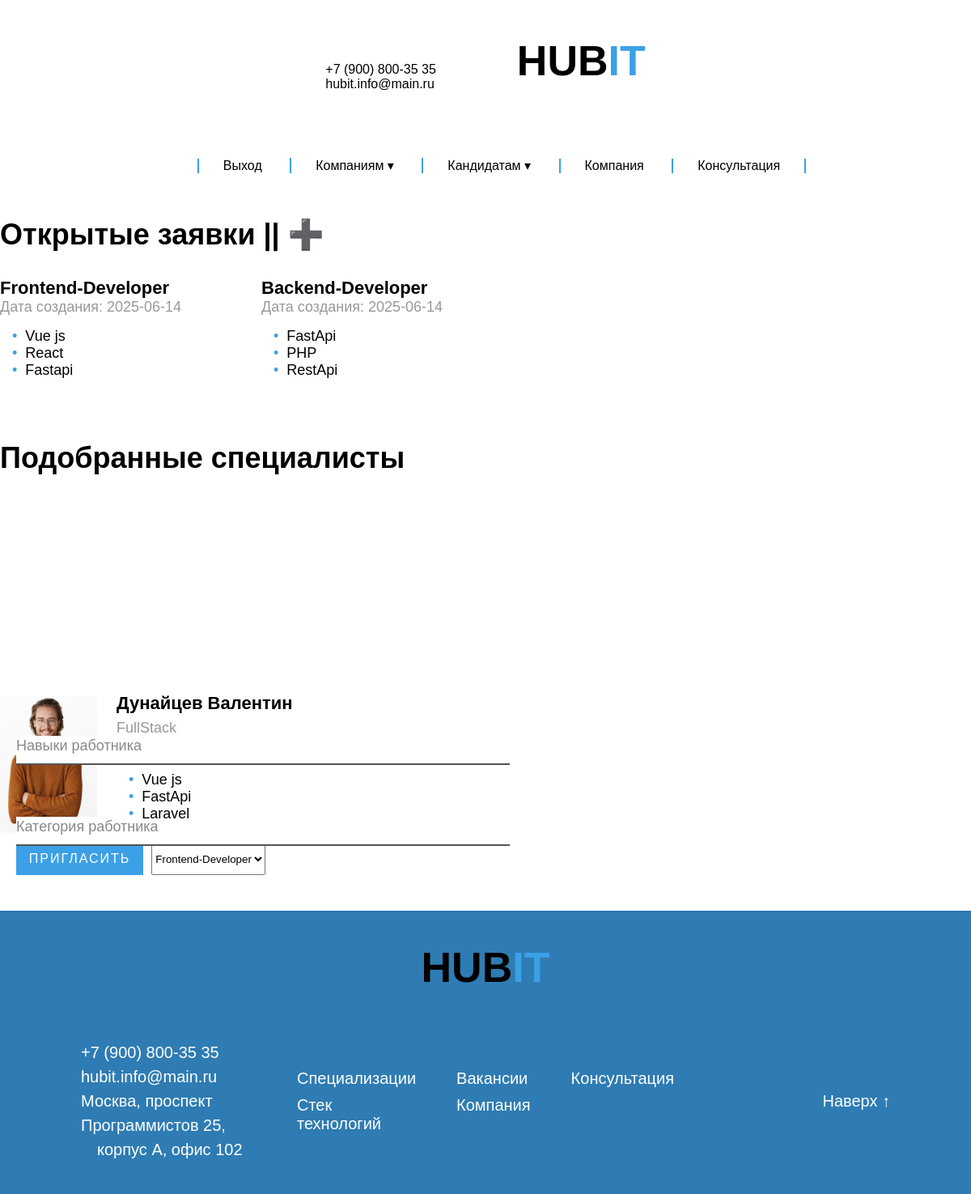
The page /client-account.php (signed in) on the database its author committed.
### tables this page shows
CREATE TABLE `Requests` (
  `id` int NOT NULL,
  `position` varchar(256) NOT NULL,
  `skills` varchar(400) NOT NULL,
  `createdAt` date NOT NULL,
  `client_id` int NOT NULL
);

CREATE TABLE `ContactForm` (
  `id` int NOT NULL,
  `nameSername` char(35) NOT NULL,
  `phone` char(20) NOT NULL,
  `email` char(100) NOT NULL,
  `skills` varchar(400) NOT NULL,
  `cityFor` char(30) NOT NULL,
  `reason` varchar(400) NOT NULL,
  `position` char(30) NOT NULL,
  `salary` float NOT NULL,
  `photo_path` varchar(64) NOT NULL,
  `status` varchar(20) NOT NULL
);

### client-account.php (the view, shortened to what this page needs)
<?php
require_once 'back/connect.php';
?>
<!DOCTYPE html>
<html lang="ru">
<head>
    <link rel="stylesheet" href="assets/css/style.css">
    <link rel="stylesheet" href="https://cdn.jsdelivr.net/npm/material-design-lite/material.min.css">
</head>
<body>
    <header id="header">
        <div class="header-conteiner">
            <div class="container-logo">
                <div>
                    <a href="tel:+79008003535">+7 (900) 800-35 35</a>
                    <br>
                    hubit.info@main.ru
                </div>
                <div class="header-logo">
                    <strong>HUB</strong><strong style="color: #3CA0E7;">IT</strong>
                </div>
            </div>
            <nav role="navigation" class="primary-navigation">
                <ul>
                    <li><a href="back/user/logout.php">Выход</a></li>
                    <li><a href="index.php">Компаниям &dtrif;</a>
                    </li>
                    <li><a href="#">Кандидатам &dtrif;</a>
                    </li>
                    <li><a href="index.php#about-company">Компания</a></li>
                    <li style="border-right: 2px solid #3ca0e7;"><a href="index.php#form-cons">Консультация</a></li>
                </ul>
            </nav>
        </div>
    </header>
    <main>
        <div class="main-container">
            <div class="applications-cards">
                <h3>Открытые заявки || <a href="request.php" style="text-decoration: none;">&#10133;</a></h3>
                <div class="applications-items">
                    <?php
                    $userid = $_SESSION['user']['id'];
                    $queryRequests = "SELECT * FROM Requests WHERE client_id = '$userid'";
                    $resultReq = mysqli_query($connect, $queryRequests);
                    $countReqRow =  mysqli_num_rows($resultReq);
                    if (mysqli_num_rows($resultReq) > 0):
                    ?>
                        <?php while ($row = mysqli_fetch_assoc($resultReq)):
                            $skillsArray = json_decode($row['skills'], true);
                            $skills = array_slice($skillsArray, 0, 3);
                        ?>
                            <div class="applications-item">
                                <div class="applications-description">
                                    <h2 style="width: 300px;"><?php echo $row['position']; ?></h2>
                                    <div>
                                        <div class="item-info">
                                            <span>Дата создания: <?php echo $row['createdAt']; ?></span>
                                        </div>
                                        <ul class='list-style-one mdl-tabs__panel-text'>
                                            <?php foreach ($skills as $skill): ?>
                                                <li><?= htmlspecialchars(trim($skill)) ?></li>
                                            <?php endforeach; ?>
                                        </ul>
                                    </div>
                                </div>
                            </div>
                        <?php endwhile; ?>
                    <?php else: ?>
                        <p>Нет активных заявкок</p>
                    <?php endif; ?>
                </div>
                <div class="selected-specialists">
                    <h3>Подобранные специалисты</h3>
                    <?php if($countReqRow > 0): ?>
                    <div class="formCons-in-touch specialization">
                        <div class="contact-form col">
                            <div class="form-field col" style="width: 100%;">
                                <input id="skills" name="skills" class="input-text js-input" type="text" required>
                                <label class="label" for="skills">Навыки работника</label>
                            </div>
                            <div class="form-field col" style="width: 100%;">
                                <input id="category" name="category" class="input-text js-input" type="text" required>
                                <label class="label" for="category">Категория работника</label>
                            </div>
                        </div>
                    </div>
                    <?php
                    $query = "SELECT id, nameSername, skills, position, salary, photo_path FROM ContactForm WHERE status = 'job'";
                    $result = mysqli_query($connect, $query);
                    if (mysqli_num_rows($result) > 0): ?>
                        <div class="specialists-items">
                            <?php while ($row = mysqli_fetch_assoc($result)):
                                $skillsArray = json_decode($row['skills'], true);
                                $skills = array_slice($skillsArray, 0, 3);
                            ?>
                                <div class="specialization-item" data-position="<?= htmlspecialchars(strtolower($row['position'])) ?>"
                                    data-skills="<?= htmlspecialchars(strtolower(implode(',', $skills))) ?>">
                                    <div class="item-img">
                                    </div>
                                    <div class="item-description">
                                        <h2 style="width: 300px;"> <a href='specialist-vacancy.php?id=<?php echo $row['id']; ?>'><?= htmlspecialchars($row['nameSername']) ?></a></h2>
                                        <div>
                                            <div class="item-info">
                                                <span><?= htmlspecialchars($row['position']) ?></span>
                                                <span><?= number_format($row['salary'], 0, ',', ' ') ?> ₽ (руб/мес)</span>
                                            </div>
                                            <ul class="list-style-one mdl-tabs__panel-text">
                                                <?php foreach ($skills as $skill): ?>
                                                    <li><?= htmlspecialchars(trim($skill)) ?></li>
                                                <?php endforeach; ?>
                                            </ul>
                                            <?php
                                            $specId = $row['id'];
                                            $queryState = "SELECT * FROM inviteClientSpec WHERE client_id = '$userid' AND spec_id = '$specId' ";
                                            $res = mysqli_query($connect, $queryState);
                                            $res1 = mysqli_fetch_assoc($res);
                                            if (mysqli_num_rows($res) == 0):
                                            ?>
                                                <form method="POST" action="back/request/inviteSpec.php">
                                                    <div class="button-container">
                                                        <button class="submit-btn accept-btn" type="submit">Пригласить</button>
                                                        <select name='idPosition'>
                                                            <?php
                                                            $queryRequests = "SELECT * FROM Requests WHERE client_id = '$userid'";
                                                            $resultReq = mysqli_query($connect, $queryRequests);
                                                            while ($row = mysqli_fetch_assoc($resultReq)): ?>
                                                                <option value="<?php echo $row['id']; ?>"><?php echo htmlspecialchars($row['position']) ?></option>
                                                            <?php endwhile; ?>
                                                        </select>
                                                    </div>
                                                </form>
                                            <?php elseif ($res1['status'] == "invited"): ?>
                                                <div class="button-container">
                                                    <button style="background-color:darkslategray;" class="submit-btn accept-btn" type="submit" disabled>Приглашен</button>
                                                </div>
                                            <?php else: ?>
                                                <div class="button-container">
                                                    <button style="background-color: green;" class="submit-btn accept-btn" type="submit" disabled>Принят</button>
                                                </div>
                                            <?php endif; ?>
                                        </div>
                                    </div>
                                </div>
                            <?php endwhile; ?>
                        </div>
                    <?php else: ?>
                        <p>Нет доступных специалистов.</p>
                    <?php endif; ?>
                    <?php else: ?>
                        <p>Создайте заявку чтобы просмотреть специалистов</p>
                    <?php endif; ?>
                </div>
            </div>
        </div>
    </main>
    <footer>
        <div class="header-logo">
            <strong>HUB</strong><strong style="color: #3CA0E7;">IT</strong>
        </div>
        <div class="footer-container">
            <div class="footer-contact">
                <a href="tel:+79008003535">+7 (900) 800-35 35</a><br>
                hubit.info@main.ru <br>
                Москва, проспект Программистов 25, <br> <span style="padding-left: 20px;">корпус А, офис 102</span>
            </div>
            <div class="footer-links">
                <div>
                    <a href="index.php#specialization">Специализации</a>
                    <a href="index.php#stack">Стек технологий</a>
                </div>
                <div>
                    <a href="vacancy.php">Вакансии</a>
                    <a href="index.php#about-company">Компания</a>
                </div>
                <div>
                    <a href="index.php#form-cons">Консультация</a>
                </div>
            </div>
            <a class="footer-up" href="#header">Наверх <span>↑</span></a>
        </div>
    </footer>
</body>
</html>

### assets/css/style.css (style rules this page uses)
.list-style-one { position: relative; }
.list-style-one li:before { content: "•"; color: #3ca0e7; margin-right: 10px; }
.mdl-tabs__panel-text { font-size: 18px; }
.specialization { margin: 0 !important; margin-bottom: 5vh !important; }
.item-description h2 { margin: 0 0 10px !important; line-height: 20px; }
.item-description { margin-left: 2vw }
.item-info { color: rgb(152, 152, 152); font-size: 18px; display: flex; flex-direction: column; gap: 0.5vh }
.specialization-item { display: flex; width: 380px; height: 170px; flex-direction: row; margin-bottom: 4vh; align-items: flex-start; }
.specialization-item h2 { font-size: 22px; margin: 0px; padding: 0px; }
.applications-cards { display: flex; flex-direction: column; margin-bottom: 4vh; }
.applications-items { display: grid; grid-template-columns: repeat(5, 1fr); row-gap: 2vh; column-gap: 4vw; }
.applications-cards ul { margin: 0; padding: 15px 0 0 15px; list-style: none; }
.applications-cards h3 { font-size: 36px; margin-bottom: 4vh; }
.applications-item { display: flex; width: 275px; height: 170px; flex-direction: row; margin-bottom: 4vh; align-items: flex-start; }
.applications-item h2 { font-size: 22px; margin: 0px; padding: 0px; }
.selected-specialists { display: flex; flex-direction: column; margin-bottom: 4vh; }
.selected-specialists h3 { font-size: 36px; margin-bottom: 4vh; }
.selected-specialists ul { margin: 0; padding: 15px 0 0 15px; list-style: none; }
.specialists-items { display: grid; grid-template-columns: repeat(4, 1fr) !important; row-gap: 6vh; column-gap: 3vw; }
.button-container { display: flex; gap: 10px; margin-top: 25px; margin-left: -120px; width: 100%; justify-content: center; }
.submit-btn { display: inline-block; background-color: #000; color: #fff; text-transform: uppercase; letter-spacing: 2px; font-size: 16px; line-height: 24px; padding: 8px 16px; border: none; cursor: pointer; text-align: center; flex: 1; }
.accept-btn { background-color: #3CA0E7; }

### assets/css/root/root.css (style rules this page uses)
body, html { overflow-x: hidden; width: 100vw; position: relative; }
* { margin: 0; box-sizing: border-box; font-family: 'Montserrat', sans-serif !important; }
a { text-decoration: none; }

### assets/css/root/header.css (style rules this page uses)
.header-conteiner { display: flex; flex-direction: column; justify-content: space-between; align-items: center; padding: 25px 0; }
.container-logo { display: flex; flex-direction: row; align-items: center; gap: 100px; }
.container-logo:nth-child(1) { font-size: 16px; }
.header-logo { font-size: 52px; }

### assets/css/root/main.css (style rules this page uses)
main { display: flex; justify-content: center; }
.main-container { display: flex; flex-direction: column; align-items: center; justify-content: center; flex-wrap: wrap; }

### assets/css/root/footer.css (style rules this page uses)
footer { background: #2e7cb3; display: flex; flex-direction: column; align-items: center; padding: 20px 0; }
.header-logo { text-align: center; margin-bottom: 60px; padding-top: 20px; }
.footer-container { display: flex; width: 100%; font-size: 20px; justify-content: space-between; align-items: center; color: white; padding: 0 100px; padding-bottom: 20px; }
.footer-container a { color: white !important; }
.footer-contact { flex: 1; text-align: left; line-height: 30px; }
.footer-links { flex: 1; display: flex; justify-content: center; gap: 50px; }
.footer-links div { display: flex; gap: 10px; flex-direction: column; align-items: start; }
.footer-up { flex: 1; text-align: right; }

### rows shown on the page
requests: position "Frontend-Developer", createdAt "2025-06-14", skills "Vue js", skills "React", skills "Fastapi"
requests: position "Backend-Developer", createdAt "2025-06-14", skills "FastApi", skills "PHP", skills "RestApi"
contactform: nameSername "Дунайцев Валентин", position "FullStack", skills "Vue js", skills "FastApi", skills "Laravel"

### other values the page prints
form field idPosition "Frontend-Developer"
